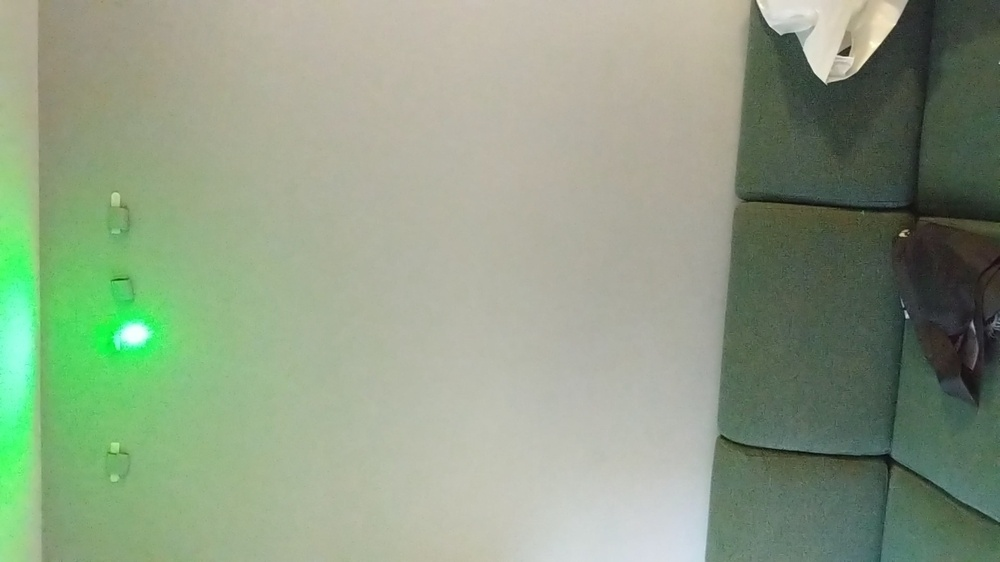
#> input picture data/frame13.jpg, 1000 x 562 px, shrunk from 1920 x 1080 before the run
$ python blend_images.py
#> lines starting #> are read from the running program, lines starting #| are printed output that depends on the picture
import numpy as np
import cv2
import os

# [38 lines of commented-out code are left out]


img1 = cv2.imread('data/frame13.jpg',1)
#> img1 is the input picture: shape (562, 1000, 3); mean B, G, R 132.8, 157.8, 142
img2 = cv2.imread('data/frame39.jpg',1)
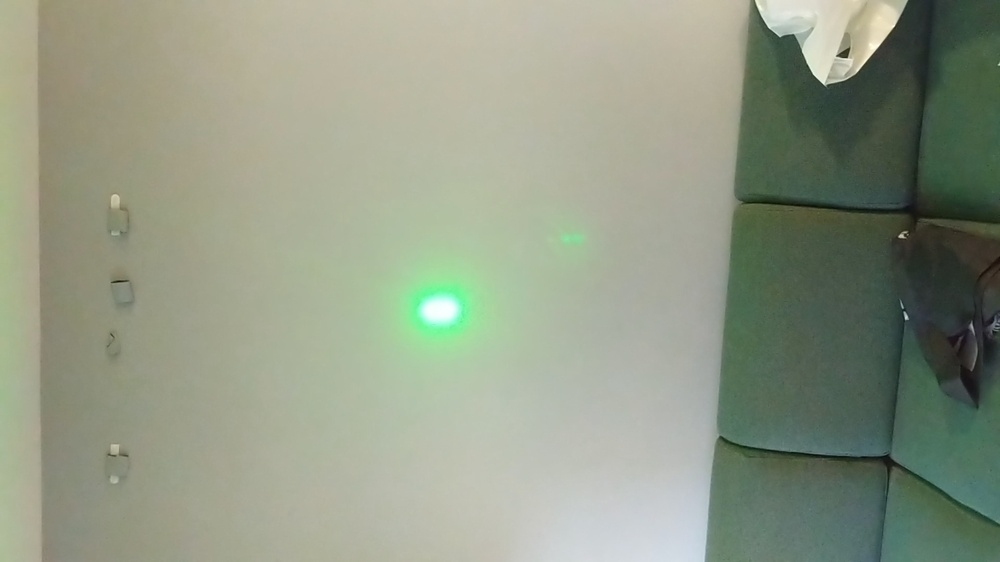
#> input picture data/frame39.jpg, 1000 x 562 px, shrunk from 1920 x 1080 before the run
#> img2 is the input picture: shape (562, 1000, 3); mean B, G, R 133.8, 153.3, 145.3
img3 = cv2.imread('data/frame26.jpg',1)
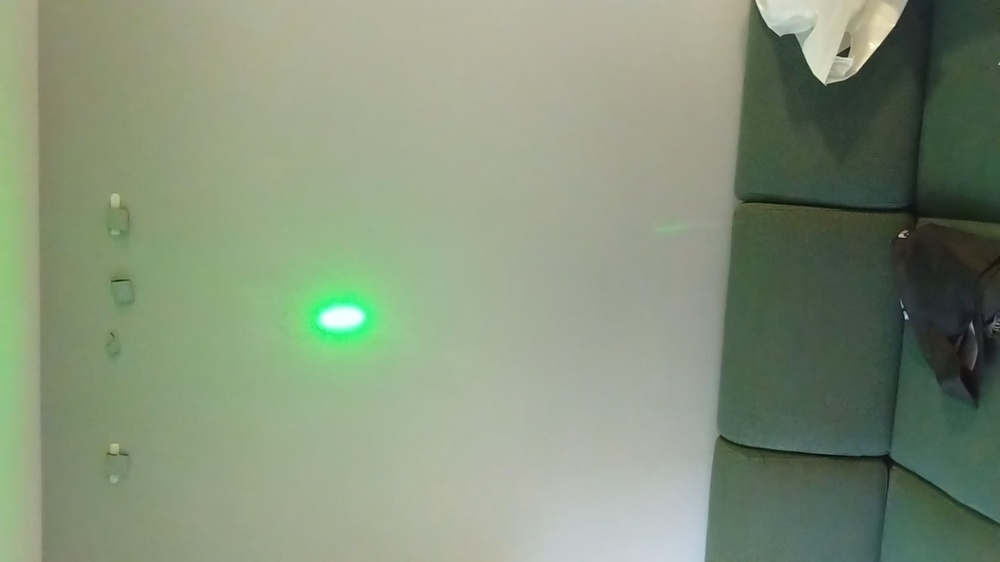
#> input picture data/frame26.jpg, 1000 x 562 px, shrunk from 1920 x 1080 before the run
#> img3 is the input picture: shape (562, 1000, 3); mean B, G, R 123, 146.5, 133
img4 = cv2.imread('data/frame45.jpg',1)
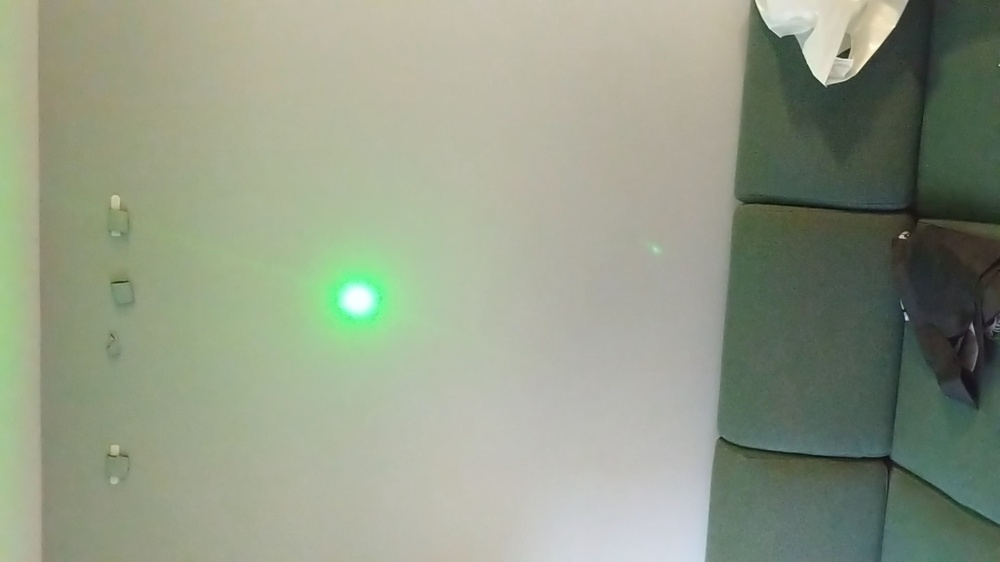
#> input picture data/frame45.jpg, 1000 x 562 px, shrunk from 1920 x 1080 before the run
#> img4 is the input picture: shape (562, 1000, 3); mean B, G, R 134.9, 154.6, 146
img5 = cv2.imread('data/frame67.jpg',1)
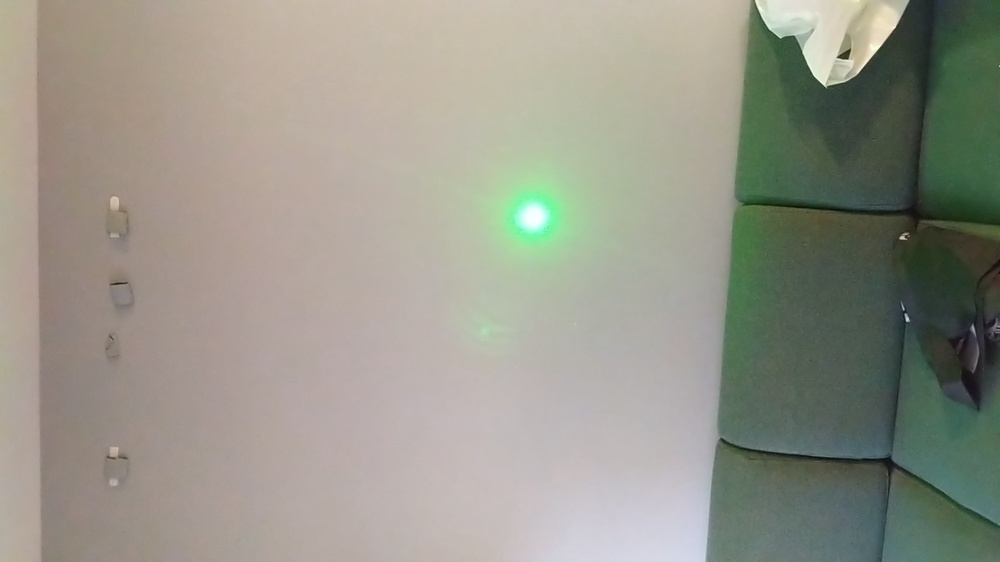
#> input picture data/frame67.jpg, 1000 x 562 px, shrunk from 1920 x 1080 before the run
#> img5 is the input picture: shape (562, 1000, 3); mean B, G, R 138.2, 150, 150.6
img6 = cv2.imread('data/frame18.jpg',1)
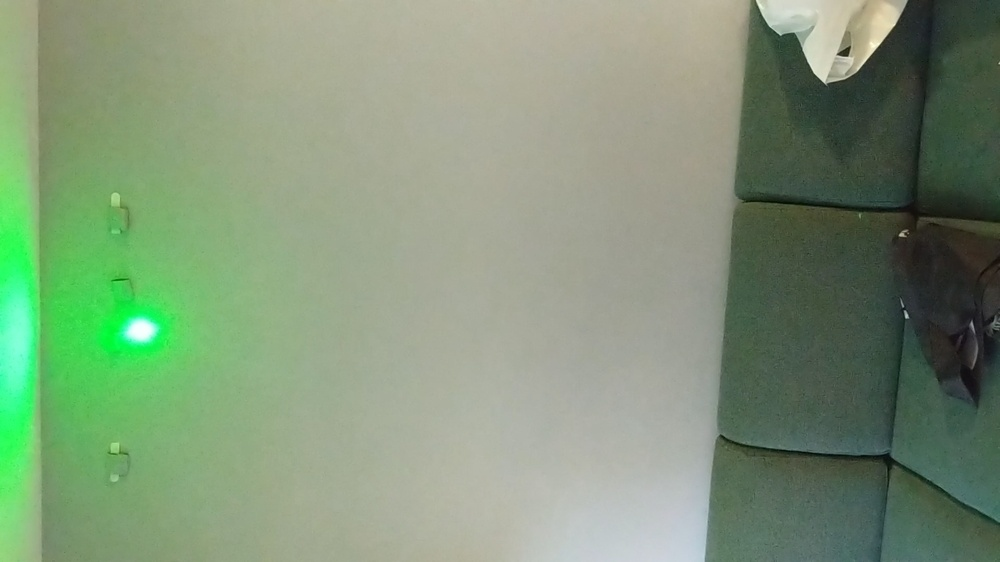
#> input picture data/frame18.jpg, 1000 x 562 px, shrunk from 1920 x 1080 before the run
#> img6 is the input picture: shape (562, 1000, 3); mean B, G, R 120.9, 149.8, 128.6
img7 = cv2.imread('data/frame76.jpg',1)
img8 = cv2.imread('data/frame33.jpg',1)
img9 = cv2.imread('data/frame55.jpg',1)
img10 = cv2.imread('data/frame34.jpg',1)
#> (the run stopped early here; a loop or call above may not have finished)
